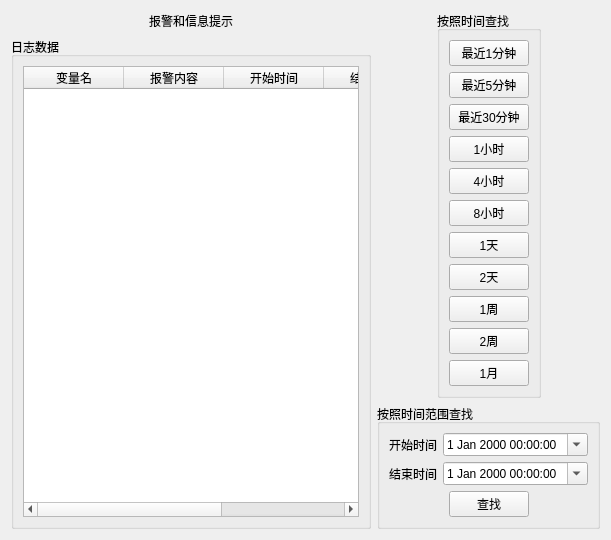
      <widget class="QWidget" name="warningtab">
       <attribute name="title">
        <string/>
       </attribute>
       <layout class="QHBoxLayout" name="horizontalLayout_33" stretch="4,1">
        <item>
         <layout class="QVBoxLayout" name="verticalLayout_23">
          <item>
           <layout class="QHBoxLayout" name="horizontalLayout_27">
            <item>
             <spacer name="horizontalSpacer_11">
              <property name="orientation">
               <enum>Qt::Horizontal</enum>
              </property>
              <property name="sizeHint" stdset="0">
               <size>
                <width>40</width>
                <height>20</height>
               </size>
              </property>
             </spacer>
            </item>
            <item>
             <widget class="QLabel" name="label_20">
              <property name="text">
               <string>报警和信息提示</string>
              </property>
             </widget>
            </item>
            <item>
             <spacer name="horizontalSpacer_12">
              <property name="orientation">
               <enum>Qt::Horizontal</enum>
              </property>
              <property name="sizeHint" stdset="0">
               <size>
                <width>40</width>
                <height>20</height>
               </size>
              </property>
             </spacer>
            </item>
           </layout>
          </item>
          <item>
           <widget class="QGroupBox" name="groupBox_25">
            <property name="title">
             <string>日志数据</string>
            </property>
            <layout class="QHBoxLayout" name="horizontalLayout_25">
             <item>
              <widget class="QTableWidget" name="waringTable_3">
               <column>
                <property name="text">
                 <string>变量名</string>
                </property>
               </column>
               <column>
                <property name="text">
                 <string>报警内容</string>
                </property>
               </column>
               <column>
                <property name="text">
                 <string>开始时间</string>
                </property>
               </column>
               <column>
                <property name="text">
                 <string>结束时间</string>
                </property>
               </column>
               <column>
                <property name="text">
                 <string>当前用户</string>
                </property>
               </column>
              </widget>
             </item>
            </layout>
           </widget>
          </item>
         </layout>
        </item>
        <item>
         <layout class="QVBoxLayout" name="verticalLayout_24">
          <item>
           <layout class="QHBoxLayout" name="horizontalLayout_32">
            <item>
             <spacer name="horizontalSpacer_19">
              <property name="orientation">
               <enum>Qt::Horizontal</enum>
              </property>
              <property name="sizeHint" stdset="0">
               <size>
                <width>40</width>
                <height>20</height>
               </size>
              </property>
             </spacer>
            </item>
            <item>
             <widget class="QGroupBox" name="groupBox_23">
              <property name="title">
               <string>按照时间查找</string>
              </property>
              <layout class="QVBoxLayout" name="verticalLayout_19">
               <item>
                <widget class="QPushButton" name="warning_min_1_button">
                 <property name="text">
                  <string>最近1分钟</string>
                 </property>
                </widget>
               </item>
               <item>
                <widget class="QPushButton" name="warning_min_2_button">
                 <property name="text">
                  <string>最近5分钟</string>
                 </property>
                </widget>
               </item>
               <item>
                <widget class="QPushButton" name="warning_min_30_button">
                 <property name="text">
                  <string>最近30分钟</string>
                 </property>
                </widget>
               </item>
               <item>
                <widget class="QPushButton" name="warning_hours_1_button">
                 <property name="text">
                  <string>1小时</string>
                 </property>
                </widget>
               </item>
               <item>
                <widget class="QPushButton" name="warning_hours_4_button">
                 <property name="text">
                  <string>4小时</string>
                 </property>
                </widget>
               </item>
               <item>
                <widget class="QPushButton" name="warning_hours_8_button">
                 <property name="text">
                  <string>8小时</string>
                 </property>
                </widget>
               </item>
               <item>
                <widget class="QPushButton" name="warning_day_1_button">
                 <property name="text">
                  <string>1天</string>
                 </property>
                </widget>
               </item>
               <item>
                <widget class="QPushButton" name="warning_day_2_button">
                 <property name="text">
                  <string>2天</string>
                 </property>
                </widget>
               </item>
               <item>
                <widget class="QPushButton" name="warning_week_1_button">
                 <property name="text">
                  <string>1周</string>
                 </property>
                </widget>
               </item>
               <item>
                <widget class="QPushButton" name="warning_week_2_button">
                 <property name="text">
                  <string>2周</string>
                 </property>
                </widget>
               </item>
               <item>
                <widget class="QPushButton" name="warning_month_1_button">
                 <property name="text">
                  <string>1月</string>
                 </property>
                </widget>
               </item>
              </layout>
             </widget>
            </item>
            <item>
             <spacer name="horizontalSpacer_20">
              <property name="orientation">
               <enum>Qt::Horizontal</enum>
              </property>
              <property name="sizeHint" stdset="0">
               <size>
                <width>40</width>
                <height>20</height>
               </size>
              </property>
             </spacer>
            </item>
           </layout>
          </item>
          <item>
           <layout class="QHBoxLayout" name="horizontalLayout_31">
            <item>
             <spacer name="horizontalSpacer_17">
              <property name="orientation">
               <enum>Qt::Horizontal</enum>
              </property>
              <property name="sizeHint" stdset="0">
               <size>
                <width>40</width>
                <height>20</height>
               </size>
              </property>
             </spacer>
            </item>
            <item>
             <widget class="QGroupBox" name="groupBox_24">
              <property name="title">
               <string>按照时间范围查找</string>
              </property>
              <layout class="QVBoxLayout" name="verticalLayout_20">
               <item>
                <layout class="QHBoxLayout" name="horizontalLayout_22">
                 <item>
                  <widget class="QLabel" name="label_18">
                   <property name="text">
                    <string>开始时间</string>
                   </property>
                  </widget>
                 </item>
                 <item>
                  <widget class="QDateTimeEdit" name="startWarningTime_Edit">
                   <property name="calendarPopup">
                    <bool>true</bool>
                   </property>
                  </widget>
                 </item>
                </layout>
               </item>
               <item>
                <layout class="QHBoxLayout" name="horizontalLayout_23">
                 <item>
                  <widget class="QLabel" name="label_19">
                   <property name="text">
                    <string>结束时间</string>
                   </property>
                  </widget>
                 </item>
                 <item>
                  <widget class="QDateTimeEdit" name="endWarningTime_Edit">
                   <property name="calendarPopup">
                    <bool>true</bool>
                   </property>
                  </widget>
                 </item>
                </layout>
               </item>
               <item>
                <layout class="QHBoxLayout" name="horizontalLayout_24">
                 <item>
                  <spacer name="horizontalSpacer_7">
                   <property name="orientation">
                    <enum>Qt::Horizontal</enum>
                   </property>
                   <property name="sizeHint" stdset="0">
                    <size>
                     <width>40</width>
                     <height>20</height>
                    </size>
                   </property>
                  </spacer>
                 </item>
                 <item>
                  <widget class="QPushButton" name="findWarning_button_3">
                   <property name="text">
                    <string>查找</string>
                   </property>
                  </widget>
                 </item>
                 <item>
                  <spacer name="horizontalSpacer_8">
                   <property name="orientation">
                    <enum>Qt::Horizontal</enum>
                   </property>
                   <property name="sizeHint" stdset="0">
                    <size>
                     <width>40</width>
                     <height>20</height>
                    </size>
                   </property>
                  </spacer>
                 </item>
                </layout>
               </item>
              </layout>
             </widget>
            </item>
            <item>
             <spacer name="horizontalSpacer_18">
              <property name="orientation">
               <enum>Qt::Horizontal</enum>
              </property>
              <property name="sizeHint" stdset="0">
               <size>
                <width>40</width>
                <height>20</height>
               </size>
              </property>
             </spacer>
            </item>
           </layout>
          </item>
         </layout>
        </item>
       </layout>
      </widget>
